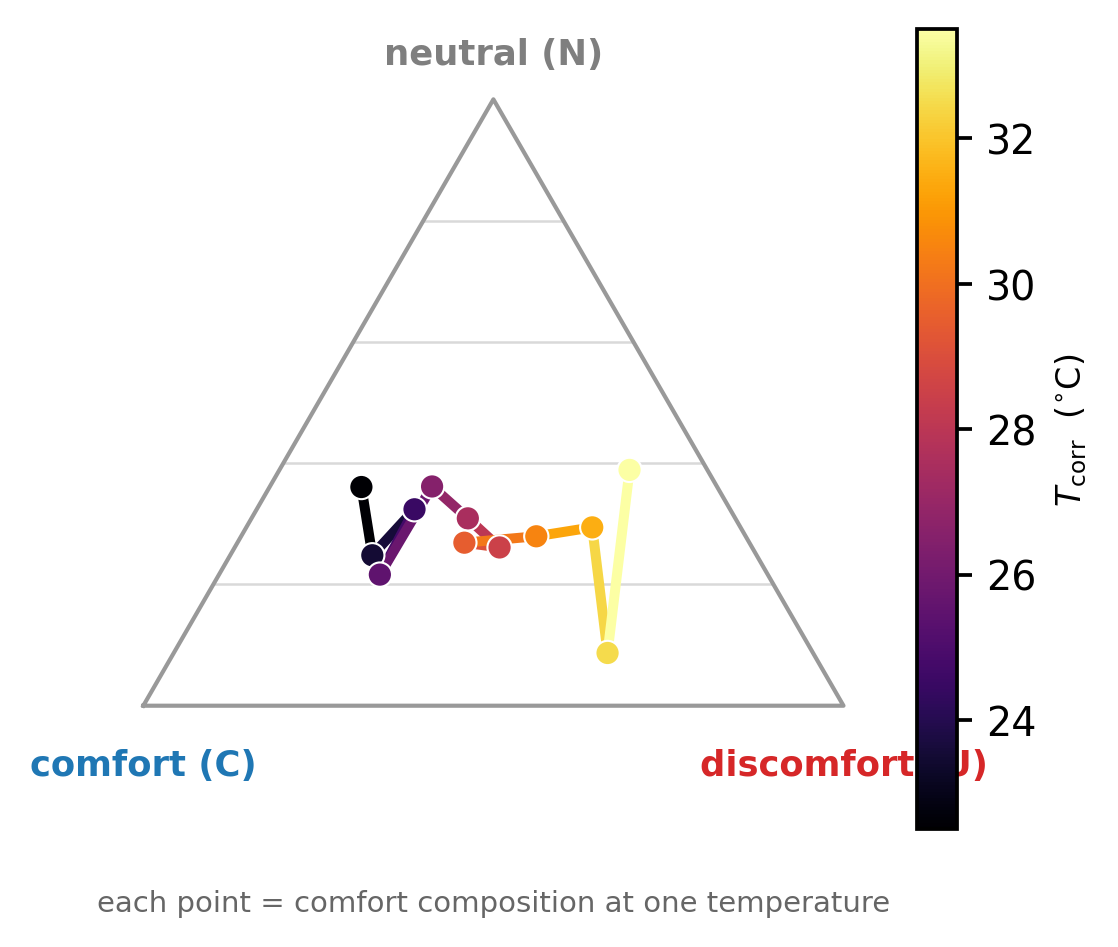

This figure's Python source:
"""F_simplex_trajectory -- alternative bridge figure: the C/N/U composition as a TRAJECTORY in the
2-simplex (the triangle of all possible (P(C),P(N),P(U))), one point per temperature bin, coloured
by T_corr. As temperature rises the population walks from the comfort vertex toward the discomfort
vertex, staying near the lower (low-neutral... ) edge -> directly visualises m sweeping while q
(distance from the N vertex) stays roughly constant. Paper-style."""
import os, numpy as np, pandas as pd, matplotlib.pyplot as plt
from matplotlib.collections import LineCollection
from _common import set_style, set_paper_style, save, CM
set_style(); set_paper_style()
HERE=os.path.dirname(os.path.abspath(__file__)); DEG=r"$^{\circ}$C"
D=os.path.join(HERE,"..","data","votes_with_Tenv_comfort.csv")
d=pd.read_csv(D).dropna(subset=["state3","T_corr"]).copy()
# vertices: C bottom-left, U bottom-right, N top
VC=np.array([0,0]); VU=np.array([1,0]); VN=np.array([0.5,np.sqrt(3)/2])
def tern(pC,pN,pU): return pC*VC+pN*VN+pU*VU
EDG=np.arange(22,34.01,1.0); MID=(EDG[:-1]+EDG[1:])/2
g=pd.cut(d.T_corr,EDG,right=False); pts=[]; Ts=[]
for iv,sub in d.groupby(g,observed=True):
    if len(sub)<12: continue
    pC=(sub.state3=="comfortable").mean(); pN=(sub.state3=="neutral").mean(); pU=(sub.state3=="uncomfortable").mean()
    pts.append(tern(pC,pN,pU)); Ts.append((iv.left+iv.right)/2)
pts=np.array(pts); Ts=np.array(Ts)
fig,ax=plt.subplots(figsize=(9.5*CM,8.8*CM))
# triangle frame
tri=np.array([VC,VU,VN,VC]); ax.plot(tri[:,0],tri[:,1],color="0.6",lw=1.0)
for v,lab,dx,dy,col in [(VC,"comfort (C)",-0.02,-0.06,"#1f77b4"),(VU,"discomfort (U)",0.02,-0.06,"#d62728"),(VN,"neutral (N)",0,0.04,"#7f7f7f")]:
    ax.text(v[0],v[1]+dy,lab,ha="center",va="top" if dy<0 else "bottom",fontsize=8.5,color=col,fontweight="bold")
# light gridlines (constant q = constant P(N))
for qv in [0.2,0.4,0.6,0.8]:
    a=np.array([tern((1-qv)* (1-t),qv,(1-qv)*t) for t in [0,1]])
    ax.plot(a[:,0],a[:,1],color="0.85",lw=0.6,zorder=0)
# trajectory colored by T
segs=np.concatenate([pts[:-1,None],pts[1:,None]],axis=1)
lc=LineCollection(segs,cmap="inferno",lw=2.4,zorder=3); lc.set_array(Ts[:-1]); ax.add_collection(lc)
sc=ax.scatter(pts[:,0],pts[:,1],c=Ts,cmap="inferno",s=34,zorder=4,edgecolor="white",linewidth=0.5)
cb=fig.colorbar(sc,ax=ax,fraction=0.046,pad=0.02); cb.set_label(r"$T_{\rm corr}$  ("+DEG+")",fontsize=8)
ax.text(0.5,-0.12,"each point = comfort composition at one temperature",transform=ax.transAxes,ha="center",fontsize=7,color="0.4")
ax.set_xlim(-0.08,1.08); ax.set_ylim(-0.16,0.95); ax.set_aspect("equal"); ax.axis("off")
save(fig,"F_simplex_trajectory")
print("done; q range:",round(1-pts[:,1].max()/(np.sqrt(3)/2),2),"to",round(1-pts[:,1].min()/(np.sqrt(3)/2),2))
